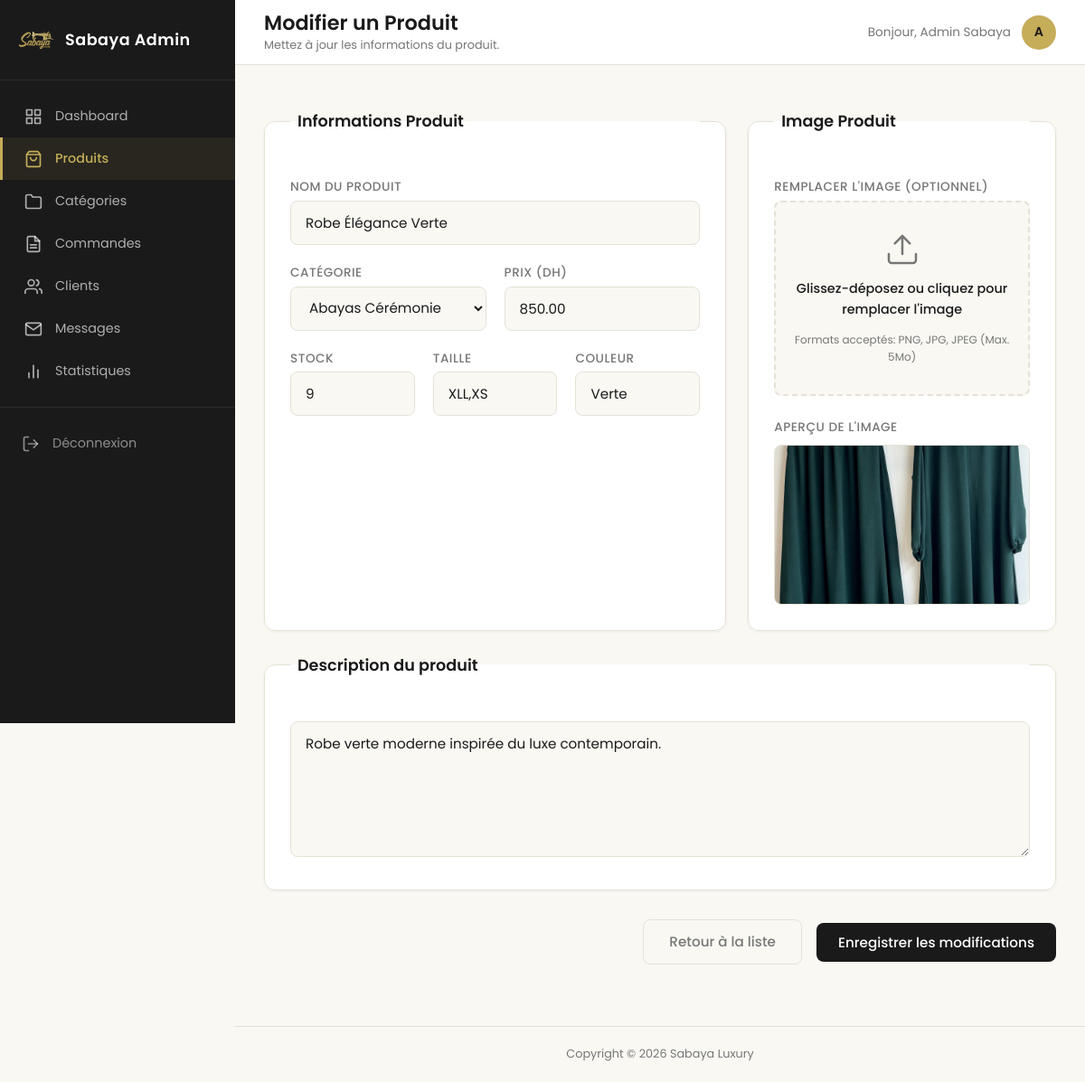
Page /sabaya/admin/products/edit.php?id=13 (signed in) on the committed database.
### tables this page shows
CREATE TABLE `produits` (
  `id_produit` int(11) NOT NULL,
  `nom` varchar(150) NOT NULL,
  `description` text NOT NULL,
  `prix` decimal(10,2) NOT NULL,
  `stock` int(11) NOT NULL,
  `image` varchar(255) DEFAULT NULL,
  `taille` varchar(50) DEFAULT NULL,
  `couleur` varchar(50) DEFAULT NULL,
  `id_categorie` int(11) NOT NULL
);

### sabaya/models/Product.php (called while the page is built, shortened)
<?php
class Product
{
    private $pdo;
    public function __construct($pdo)
    {
        $this->pdo = $pdo;
    }
    public function find($id)
    {
        $sql = "SELECT * FROM produits
                WHERE id_produit = :id";
        $stmt = $this->pdo->prepare($sql);
        $stmt->execute([
            ':id' => $id
        ]);
        return $stmt->fetch();
    }
}

### sabaya/admin/products/edit.php (the view, shortened to what this page needs)
<?php
require_once '../../models/Product.php';
$db = new Database();
$pdo = $db->getConnection();
$productModel = new Product($pdo);
$id = $_GET['id'];
$product = $productModel->find($id);
?>
<!DOCTYPE html>
<html lang="fr">
<head>
    <link rel="stylesheet" href="../../assets/css/admin.css">
</head>
<body class="admin-dashboard">
    <aside class="sidebar" id="sidebar" aria-label="Menu administration">
        <div class="sidebar-brand">
            <img src="../../assets/images/logo/logo.png" alt="Sabaya Luxury" class="sidebar-logo">
            <span class="sidebar-title">Sabaya Admin</span>
        </div>
        <nav aria-label="Navigation principale admin">
            <ul class="sidebar-nav">
                <li class="nav-item">
                    <a href="../dashboard.php">
                        <span>Dashboard</span>
                    </a>
                </li>
                <li class="nav-item active">
                    <a href="list.php" aria-current="page">
                        <svg width="20" height="20" viewBox="0 0 24 24" fill="none" stroke="currentColor" stroke-width="2" stroke-linecap="round" stroke-linejoin="round" aria-hidden="true"><path d="M6 2L3 6v14a2 2 0 002 2h14a2 2 0 002-2V6l-3-4z"/><line x1="3" y1="6" x2="21" y2="6"/><path d="M16 10a4 4 0 01-8 0"/></svg>
                        <span>Produits</span>
                    </a>
                </li>
                <li class="nav-item">
                    <a href="../categories/list.php">
                        <svg width="20" height="20" viewBox="0 0 24 24" fill="none" stroke="currentColor" stroke-width="2" stroke-linecap="round" stroke-linejoin="round" aria-hidden="true"><path d="M22 19a2 2 0 01-2 2H4a2 2 0 01-2-2V5a2 2 0 012-2h5l2 3h9a2 2 0 012 2z"/></svg>
                        <span>Catégories</span>
                    </a>
                </li>
                <li class="nav-item">
                    <a href="../orders/list.php">
                        <span>Commandes</span>
                    </a>
                </li>
                <li class="nav-item">
                    <a href="../users/list.php">
                        <span>Clients</span>
                    </a>
                </li>
                <li class="nav-item">
                    <a href="../contact/list.php">
                        <svg width="20" height="20" viewBox="0 0 24 24" fill="none" stroke="currentColor" stroke-width="2" stroke-linecap="round" stroke-linejoin="round" aria-hidden="true"><path d="M4 4h16c1.1 0 2 .9 2 2v12c0 1.1-.9 2-2 2H4c-1.1 0-2-.9-2-2V6c0-1.1.9-2 2-2z"/><polyline points="22,6 12,13 2,6"/></svg>
                        <span>Messages</span>
                    </a>
                </li>
                <li class="nav-item">
                    <a href="../statistics/index.php">
                        <svg width="20" height="20" viewBox="0 0 24 24" fill="none" stroke="currentColor" stroke-width="2" stroke-linecap="round" stroke-linejoin="round" aria-hidden="true"><line x1="18" y1="20" x2="18" y2="10"/><line x1="12" y1="20" x2="12" y2="4"/><line x1="6" y1="20" x2="6" y2="14"/></svg>
                        <span>Statistiques</span>
                    </a>
                </li>
            </ul>
        </nav>
        <div class="sidebar-footer">
            <a href="../../auth/logout.php" class="logout-btn">
                <svg width="20" height="20" viewBox="0 0 24 24" fill="none" stroke="currentColor" stroke-width="2" stroke-linecap="round" stroke-linejoin="round" aria-hidden="true"><path d="M9 21H5a2 2 0 01-2-2V5a2 2 0 012-2h4"/><polyline points="16 17 21 12 16 7"/><line x1="21" y1="12" x2="9" y2="12"/></svg>
                <span>Déconnexion</span>
            </a>
        </div>
    </aside>
    <div class="admin-main-wrapper">
        <header class="admin-top-header">
            <div class="header-title-block">
                <h1>Modifier un Produit</h1>
                <p class="header-subtitle">Mettez à jour les informations du produit.</p>
            </div>
            <div class="header-user" style="margin-left: auto;">
                <span class="user-greeting">Bonjour, <?= htmlspecialchars(isset($_SESSION['user_name']) ? $_SESSION['user_name'] : 'Admin') ?></span>
                <a href="../../auth/profile.php" class="user-avatar" aria-label="Mon profil">
                    <?= strtoupper(substr(isset($_SESSION['user_name']) ? $_SESSION['user_name'] : 'A', 0, 1)) ?>
                </a>
            </div>
        </header>
        <main class="admin-content">
            <section aria-label="Formulaire de modification de produit">
                <form method="post" enctype="multipart/form-data" class="luxury-form">
                    <div class="form-grid">
                        <fieldset class="form-card">
                            <legend>Informations Produit</legend>
                            <div class="form-group">
                                <label for="nom">Nom du produit</label>
                                <input type="text" id="nom" name="nom" required placeholder="Ex: Coffret Royal Oud" value="<?= htmlspecialchars($product['nom']) ?>">
                            </div>
                            <div class="form-row-2">
                                <div class="form-group">
                                    <label for="categorie">Catégorie</label>
                                    <select id="categorie" name="categorie" required>
                                        <?php
                                        $sql = "SELECT * FROM categorie";
                                        $stmt = $pdo->query($sql);
                                        while ($row = $stmt->fetch()) {
                                            $selected = ($row['id_categorie'] == $product['id_categorie']) ? 'selected' : '';
                                            echo "<option value='" . $row['id_categorie'] . "' " . $selected . ">" . htmlspecialchars($row['nom']) . "</option>";
                                        }
                                        ?>
                                    </select>
                                </div>
                                <div class="form-group">
                                    <label for="prix">Prix (DH)</label>
                                    <input type="number" id="prix" name="prix" step="0.01" min="0.01" required placeholder="0.00" value="<?= htmlspecialchars($product['prix']) ?>">
                                </div>
                            </div>
                            <div class="form-row-3">
                                <div class="form-group">
                                    <label for="stock">Stock</label>
                                    <input type="number" id="stock" name="stock" step="1" min="0" required placeholder="0" value="<?= htmlspecialchars($product['stock']) ?>">
                                </div>
                                <div class="form-group">
                                    <label for="taille">Taille</label>
                                    <input type="text" id="taille" name="taille" required placeholder="Ex: 100ml / Unique" value="<?= htmlspecialchars($product['taille']) ?>">
                                </div>
                                <div class="form-group">
                                    <label for="couleur">Couleur</label>
                                    <input type="text" id="couleur" name="couleur" required placeholder="Ex: Or / Noir" value="<?= htmlspecialchars($product['couleur']) ?>">
                                </div>
                            </div>
                        </fieldset>
                        <fieldset class="form-card media-card">
                            <legend>Image Produit</legend>
                            <div class="form-group">
                                <label for="image">Remplacer l'image (optionnel)</label>
                                <div class="file-upload-wrapper">
                                    <div class="file-upload-dropzone" id="dropzone">
                                        <svg class="upload-icon" width="40" height="40" viewBox="0 0 24 24" fill="none" stroke="currentColor" stroke-width="1.5" stroke-linecap="round" stroke-linejoin="round" aria-hidden="true"><path d="M21 15v4a2 2 0 0 1-2 2H5a2 2 0 0 1-2-2v-4"/><polyline points="17 8 12 3 7 8"/><line x1="12" y1="3" x2="12" y2="15"/></svg>
                                        <p class="upload-text">Glissez-déposez ou cliquez pour remplacer l'image</p>
                                        <p class="upload-tip">Formats acceptés: PNG, JPG, JPEG (Max. 5Mo)</p>
                                    </div>
                                </div>
                            </div>
                            <div class="image-preview-wrapper" id="preview-container">
                                <label>Aperçu de l'image</label>
                                <div class="image-preview-container">
                                    <?php if (!empty($product['image'])): ?>
                                        <img id="image-preview" src="../../assets/images/products/<?= htmlspecialchars($product['image']) ?>" alt="Aperçu de l'image du produit" class="image-preview">
                                    <?php endif; ?>
                                </div>
                            </div>
                        </fieldset>
                    </div>
                    <fieldset class="form-card description-card">
                        <legend>Description du produit</legend>
                        <div class="form-group">
                            <textarea id="description" name="description" required placeholder="Rédigez une description détaillée et raffinée de cette création..."><?= htmlspecialchars($product['description']) ?></textarea>
                        </div>
                    </fieldset>
                    <div class="form-actions">
                        <a href="list.php" class="btn-secondary">Retour à la liste</a>
                        <button type="submit" class="btn-primary">Enregistrer les modifications</button>
                    </div>
                </form>
            </section>
        </main>
        <footer class="admin-footer">
            <p>Copyright &copy; 2026 Sabaya Luxury</p>
        </footer>
    </div>
</body>
</html>

### rows in the picture
produits: nom "Robe Élégance Verte", prix "850.00", stock "9", taille "XLL,XS", couleur "Verte", image (picture), description "Robe verte moderne inspirée du luxe contemporain."

### other values in the picture
isset($_SESSION['user_name']) ? $_SESSION['user_name'] : 'Admin' "Admin Sabaya"
form field categorie "Abayas Cérémonie"
